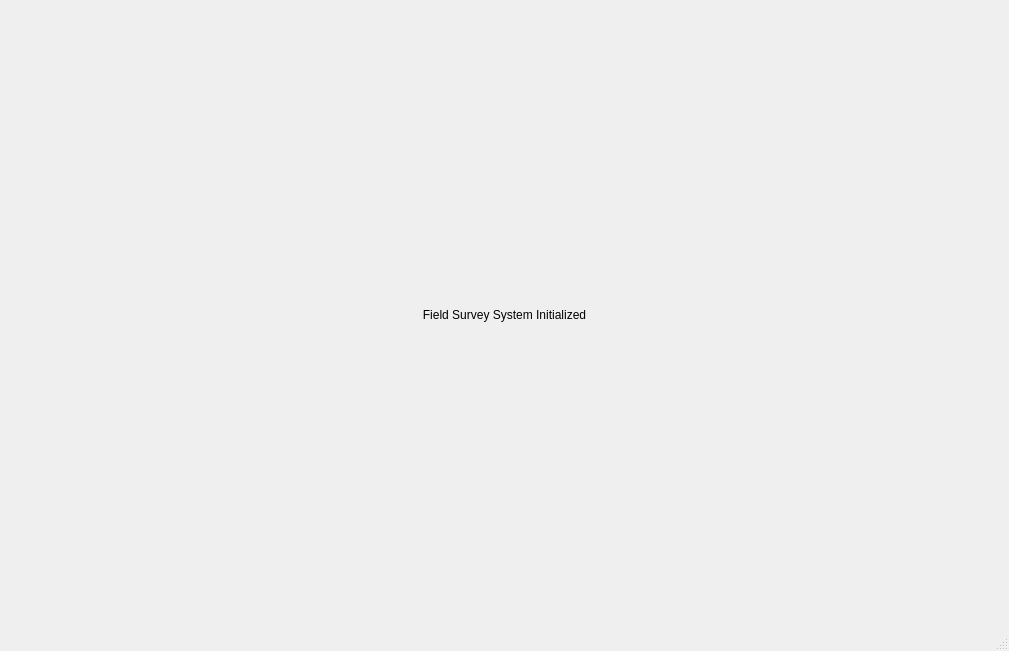
<?xml version="1.0" encoding="UTF-8"?>
<ui version="4.0">
 <class>MainWindow</class>
 <widget class="QMainWindow" name="MainWindow">
  <property name="geometry">
   <rect>
    <x>0</x>
    <y>0</y>
    <width>1009</width>
    <height>651</height>
   </rect>
  </property>
  <property name="windowTitle">
   <string>MainWindow</string>
  </property>
  <widget class="QWidget" name="centralwidget">
   <layout class="QHBoxLayout" name="horizontalLayout">
    <item>
     <widget class="QLabel" name="label">
      <property name="text">
       <string>Field Survey System Initialized</string>
      </property>
      <property name="alignment">
       <set>Qt::AlignCenter</set>
      </property>
     </widget>
    </item>
   </layout>
  </widget>
  <widget class="QMenuBar" name="menubar">
   <property name="geometry">
    <rect>
     <x>0</x>
     <y>0</y>
     <width>1009</width>
     <height>24</height>
    </rect>
   </property>
  </widget>
  <widget class="QStatusBar" name="statusbar"/>
 </widget>
 <resources/>
 <connections/>
</ui>
